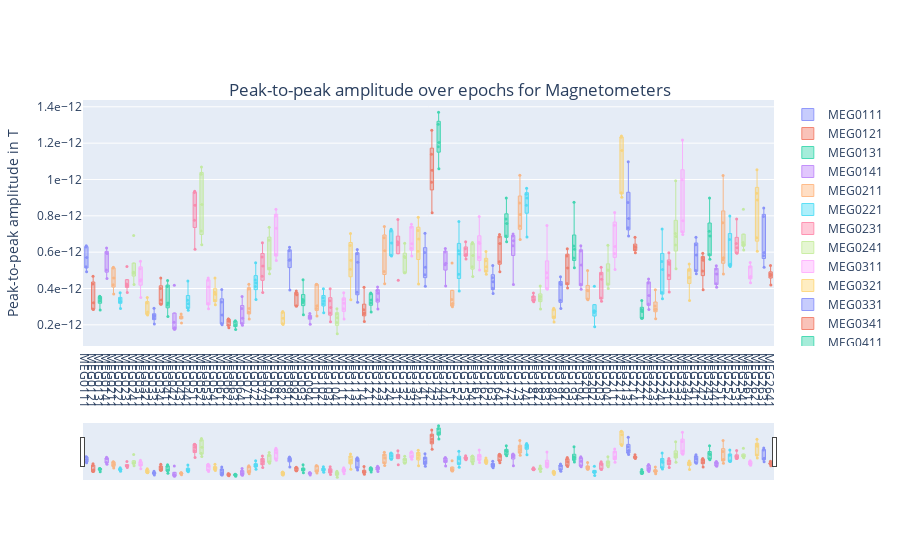

Here is the notebook cell this chart was saved with:
### Code cell
fig_m_pp_ampl_epoch, fig_path_m_pp_ampl_epoch=boxplot_std_channel_epoch_hovering_plotly(df_mg=df_pp_ampl_mags, tit='Magnetometers', sid='1')

### Figure 1 — Plotly figure (JSON) as saved in the notebook; plotly's stock layout.template omitted (floating-point values rounded to 4 significant figures)
{"data": [{"boxpoints": "all", "hovertemplate": "Epoch: %{text}<br>Amplitude: %{y: .0f}", "line": {"width": 1}, "marker": {"size": 3}, "name": "MEG0111", "opacity": 0.7, "pointpos": 0, "text": [0, 1, 2, 3, 4], "type": "box", "y": [5.707e-13, 5.198e-13, 4.922e-13, 6.36e-13, 6.287e-13]}, {"boxpoints": "all", "hovertemplate": "Epoch: %{text}<br>Amplitude: %{y: .0f}", "line": {"width": 1}, "marker": {"size": 3}, "name": "MEG0121", "opacity": 0.7, "pointpos": 0, "text": [0, 1, 2, 3, 4], "type": "box", "y": [2.848e-13, 4.253e-13, 2.869e-13, 4.671e-13, 3.214e-13]}, {"boxpoints": "all", "hovertemplate": "Epoch: %{text}<br>Amplitude: %{y: .0f}", "line": {"width": 1}, "marker": {"size": 3}, "name": "MEG0131", "opacity": 0.7, "pointpos": 0, "text": [0, 1, 2, 3, 4], "type": "box", "y": [3.548e-13, 2.813e-13, 3.313e-13, 3.569e-13, 3.453e-13]}, {"boxpoints": "all", "hovertemplate": "Epoch: %{text}<br>Amplitude: %{y: .0f}", "line": {"width": 1}, "marker": {"size": 3}, "name": "MEG0141", "opacity": 0.7, "pointpos": 0, "text": [0, 1, 2, 3, 4], "type": "box", "y": [5.98e-13, 5.931e-13, 5.015e-13, 6.23e-13, 4.549e-13]}, {"boxpoints": "all", "hovertemplate": "Epoch: %{text}<br>Amplitude: %{y: .0f}", "line": {"width": 1}, "marker": {"size": 3}, "name": "MEG0211", "opacity": 0.7, "pointpos": 0, "text": [0, 1, 2, 3, 4], "type": "box", "y": [4.581e-13, 4.205e-13, 5.124e-13, 3.696e-13, 5.174e-13]}, {"boxpoints": "all", "hovertemplate": "Epoch: %{text}<br>Amplitude: %{y: .0f}", "line": {"width": 1}, "marker": {"size": 3}, "name": "MEG0221", "opacity": 0.7, "pointpos": 0, "text": [0, 1, 2, 3, 4], "type": "box", "y": [3.277e-13, 3.426e-13, 3.77e-13, 2.903e-13, 3.283e-13]}, {"boxpoints": "all", "hovertemplate": "Epoch: %{text}<br>Amplitude: %{y: .0f}", "line": {"width": 1}, "marker": {"size": 3}, "name": "MEG0231", "opacity": 0.7, "pointpos": 0, "text": [0, 1, 2, 3, 4], "type": "box", "y": [4.152e-13, 4.185e-13, 4.247e-13, 3.786e-13, 5.205e-13]}, {"boxpoints": "all", "hovertemplate": "Epoch: %{text}<br>Amplitude: %{y: .0f}", "line": {"width": 1}, "marker": {"size": 3}, "name": "MEG0241", "opacity": 0.7, "pointpos": 0, "text": [0, 1, 2, 3, 4], "type": "box", "y": [4.861e-13, 4.214e-13, 4.839e-13, 4.892e-13, 6.921e-13]}, {"boxpoints": "all", "hovertemplate": "Epoch: %{text}<br>Amplitude: %{y: .0f}", "line": {"width": 1}, "marker": {"size": 3}, "name": "MEG0311", "opacity": 0.7, "pointpos": 0, "text": [0, 1, 2, 3, 4], "type": "box", "y": [5.502e-13, 3.503e-13, 4.408e-13, 5.087e-13, 4.485e-13]}, {"boxpoints": "all", "hovertemplate": "Epoch: %{text}<br>Amplitude: %{y: .0f}", "line": {"width": 1}, "marker": {"size": 3}, "name": "MEG0321", "opacity": 0.7, "pointpos": 0, "text": [0, 1, 2, 3, 4], "type": "box", "y": [3.505e-13, 2.598e-13, 2.536e-13, 3.206e-13, 2.702e-13]}, {"boxpoints": "all", "hovertemplate": "Epoch: %{text}<br>Amplitude: %{y: .0f}", "line": {"width": 1}, "marker": {"size": 3}, "name": "MEG0331", "opacity": 0.7, "pointpos": 0, "text": [0, 1, 2, 3, 4], "type": "box", "y": [2.909e-13, 2.368e-13, 2.047e-13, 2.508e-13, 2.502e-13]}, {"boxpoints": "all", "hovertemplate": "Epoch: %{text}<br>Amplitude: %{y: .0f}", "line": {"width": 1}, "marker": {"size": 3}, "name": "MEG0341", "opacity": 0.7, "pointpos": 0, "text": [0, 1, 2, 3, 4], "type": "box", "y": [3.368e-13, 3.149e-13, 4.006e-13, 4.576e-13, 3.139e-13]}, {"boxpoints": "all", "hovertemplate": "Epoch: %{text}<br>Amplitude: %{y: .0f}", "line": {"width": 1}, "marker": {"size": 3}, "name": "MEG0411", "opacity": 0.7, "pointpos": 0, "text": [0, 1, 2, 3, 4], "type": "box", "y": [3.202e-13, 4.106e-13, 3.097e-13, 2.454e-13, 4.445e-13]}, {"boxpoints": "all", "hovertemplate": "Epoch: %{text}<br>Amplitude: %{y: .0f}", "line": {"width": 1}, "marker": {"size": 3}, "name": "MEG0421", "opacity": 0.7, "pointpos": 0, "text": [0, 1, 2, 3, 4], "type": "box", "y": [2.139e-13, 1.76e-13, 1.835e-13, 4.175e-13, 1.767e-13]}, {"boxpoints": "all", "hovertemplate": "Epoch: %{text}<br>Amplitude: %{y: .0f}", "line": {"width": 1}, "marker": {"size": 3}, "name": "MEG0431", "opacity": 0.7, "pointpos": 0, "text": [0, 1, 2, 3, 4], "type": "box", "y": [2.437e-13, 2.437e-13, 2.406e-13, 2.104e-13, 2.592e-13]}, {"boxpoints": "all", "hovertemplate": "Epoch: %{text}<br>Amplitude: %{y: .0f}", "line": {"width": 1}, "marker": {"size": 3}, "name": "MEG0441", "opacity": 0.7, "pointpos": 0, "text": [0, 1, 2, 3, 4], "type": "box", "y": [2.945e-13, 4.407e-13, 3.16e-13, 3.351e-13, 2.8e-13]}, {"boxpoints": "all", "hovertemplate": "Epoch: %{text}<br>Amplitude: %{y: .0f}", "line": {"width": 1}, "marker": {"size": 3}, "name": "MEG0511", "opacity": 0.7, "pointpos": 0, "text": [0, 1, 2, 3, 4], "type": "box", "y": [7.755e-13, 8.588e-13, 9.353e-13, 9.285e-13, 6.166e-13]}, {"boxpoints": "all", "hovertemplate": "Epoch: %{text}<br>Amplitude: %{y: .0f}", "line": {"width": 1}, "marker": {"size": 3}, "name": "MEG0521", "opacity": 0.7, "pointpos": 0, "text": [0, 1, 2, 3, 4], "type": "box", "y": [6.413e-13, 8.621e-13, 1.069e-12, 1.029e-12, 7.161e-13]}, {"boxpoints": "all", "hovertemplate": "Epoch: %{text}<br>Amplitude: %{y: .0f}", "line": {"width": 1}, "marker": {"size": 3}, "name": "MEG0531", "opacity": 0.7, "pointpos": 0, "text": [0, 1, 2, 3, 4], "type": "box", "y": [2.88e-13, 3.172e-13, 4.089e-13, 4.577e-13, 4.45e-13]}, {"boxpoints": "all", "hovertemplate": "Epoch: %{text}<br>Amplitude: %{y: .0f}", "line": {"width": 1}, "marker": {"size": 3}, "name": "MEG0541", "opacity": 0.7, "pointpos": 0, "text": [0, 1, 2, 3, 4], "type": "box", "y": [4.572e-13, 3.112e-13, 3.795e-13, 3.68e-13, 3.335e-13]}, {"boxpoints": "all", "hovertemplate": "Epoch: %{text}<br>Amplitude: %{y: .0f}", "line": {"width": 1}, "marker": {"size": 3}, "name": "MEG0611", "opacity": 0.7, "pointpos": 0, "text": [0, 1, 2, 3, 4], "type": "box", "y": [2.545e-13, 2.006e-13, 2.077e-13, 3.262e-13, 3.938e-13]}, {"boxpoints": "all", "hovertemplate": "Epoch: %{text}<br>Amplitude: %{y: .0f}", "line": {"width": 1}, "marker": {"size": 3}, "name": "MEG0621", "opacity": 0.7, "pointpos": 0, "text": [0, 1, 2, 3, 4], "type": "box", "y": [1.971e-13, 1.841e-13, 2.315e-13, 2.317e-13, 2.197e-13]}, {"boxpoints": "all", "hovertemplate": "Epoch: %{text}<br>Amplitude: %{y: .0f}", "line": {"width": 1}, "marker": {"size": 3}, "name": "MEG0631", "opacity": 0.7, "pointpos": 0, "text": [0, 1, 2, 3, 4], "type": "box", "y": [1.953e-13, 1.742e-13, 2.188e-13, 2.001e-13, 2.226e-13]}, {"boxpoints": "all", "hovertemplate": "Epoch: %{text}<br>Amplitude: %{y: .0f}", "line": {"width": 1}, "marker": {"size": 3}, "name": "MEG0641", "opacity": 0.7, "pointpos": 0, "text": [0, 1, 2, 3, 4], "type": "box", "y": [1.975e-13, 2.071e-13, 2.368e-13, 3.56e-13, 2.895e-13]}, {"boxpoints": "all", "hovertemplate": "Epoch: %{text}<br>Amplitude: %{y: .0f}", "line": {"width": 1}, "marker": {"size": 3}, "name": "MEG0711", "opacity": 0.7, "pointpos": 0, "text": [0, 1, 2, 3, 4], "type": "box", "y": [3.979e-13, 2.324e-13, 4.239e-13, 2.691e-13, 2.906e-13]}, {"boxpoints": "all", "hovertemplate": "Epoch: %{text}<br>Amplitude: %{y: .0f}", "line": {"width": 1}, "marker": {"size": 3}, "name": "MEG0721", "opacity": 0.7, "pointpos": 0, "text": [0, 1, 2, 3, 4], "type": "box", "y": [5.413e-13, 4.474e-13, 4.116e-13, 4.305e-13, 3.4e-13]}, {"boxpoints": "all", "hovertemplate": "Epoch: %{text}<br>Amplitude: %{y: .0f}", "line": {"width": 1}, "marker": {"size": 3}, "name": "MEG0731", "opacity": 0.7, "pointpos": 0, "text": [0, 1, 2, 3, 4], "type": "box", "y": [4.672e-13, 3.782e-13, 5.234e-13, 5.732e-13, 6.516e-13]}, {"boxpoints": "all", "hovertemplate": "Epoch: %{text}<br>Amplitude: %{y: .0f}", "line": {"width": 1}, "marker": {"size": 3}, "name": "MEG0741", "opacity": 0.7, "pointpos": 0, "text": [0, 1, 2, 3, 4], "type": "box", "y": [4.809e-13, 6.65e-13, 5.112e-13, 5.097e-13, 7.369e-13]}, {"boxpoints": "all", "hovertemplate": "Epoch: %{text}<br>Amplitude: %{y: .0f}", "line": {"width": 1}, "marker": {"size": 3}, "name": "MEG0811", "opacity": 0.7, "pointpos": 0, "text": [0, 1, 2, 3, 4], "type": "box", "y": [7.31e-13, 5.541e-13, 7.99e-13, 8.368e-13, 5.867e-13]}, {"boxpoints": "all", "hovertemplate": "Epoch: %{text}<br>Amplitude: %{y: .0f}", "line": {"width": 1}, "marker": {"size": 3}, "name": "MEG0821", "opacity": 0.7, "pointpos": 0, "text": [0, 1, 2, 3, 4], "type": "box", "y": [2.368e-13, 2.015e-13, 2.686e-13, 2.736e-13, 2.062e-13]}, {"boxpoints": "all", "hovertemplate": "Epoch: %{text}<br>Amplitude: %{y: .0f}", "line": {"width": 1}, "marker": {"size": 3}, "name": "MEG0911", "opacity": 0.7, "pointpos": 0, "text": [0, 1, 2, 3, 4], "type": "box", "y": [5.56e-13, 3.917e-13, 6.275e-13, 6.08e-13, 5.58e-13]}, {"boxpoints": "all", "hovertemplate": "Epoch: %{text}<br>Amplitude: %{y: .0f}", "line": {"width": 1}, "marker": {"size": 3}, "name": "MEG0921", "opacity": 0.7, "pointpos": 0, "text": [0, 1, 2, 3, 4], "type": "box", "y": [3.043e-13, 3.039e-13, 3.756e-13, 3.856e-13, 3.661e-13]}, {"boxpoints": "all", "hovertemplate": "Epoch: %{text}<br>Amplitude: %{y: .0f}", "line": {"width": 1}, "marker": {"size": 3}, "name": "MEG0931", "opacity": 0.7, "pointpos": 0, "text": [0, 1, 2, 3, 4], "type": "box", "y": [3.396e-13, 2.558e-13, 4.481e-13, 3.223e-13, 3.323e-13]}, {"boxpoints": "all", "hovertemplate": "Epoch: %{text}<br>Amplitude: %{y: .0f}", "line": {"width": 1}, "marker": {"size": 3}, "name": "MEG0941", "opacity": 0.7, "pointpos": 0, "text": [0, 1, 2, 3, 4], "type": "box", "y": [2.405e-13, 2.035e-13, 2.482e-13, 2.629e-13, 2.402e-13]}, {"boxpoints": "all", "hovertemplate": "Epoch: %{text}<br>Amplitude: %{y: .0f}", "line": {"width": 1}, "marker": {"size": 3}, "name": "MEG1011", "opacity": 0.7, "pointpos": 0, "text": [0, 1, 2, 3, 4], "type": "box", "y": [2.898e-13, 2.48e-13, 3.049e-13, 4.23e-13, 4.227e-13]}, {"boxpoints": "all", "hovertemplate": "Epoch: %{text}<br>Amplitude: %{y: .0f}", "line": {"width": 1}, "marker": {"size": 3}, "name": "MEG1021", "opacity": 0.7, "pointpos": 0, "text": [0, 1, 2, 3, 4], "type": "box", "y": [3.163e-13, 2.668e-13, 3.985e-13, 3.314e-13, 3.494e-13]}, {"boxpoints": "all", "hovertemplate": "Epoch: %{text}<br>Amplitude: %{y: .0f}", "line": {"width": 1}, "marker": {"size": 3}, "name": "MEG1031", "opacity": 0.7, "pointpos": 0, "text": [0, 1, 2, 3, 4], "type": "box", "y": [3.989e-13, 2.165e-13, 2.656e-13, 3.33e-13, 2.961e-13]}, {"boxpoints": "all", "hovertemplate": "Epoch: %{text}<br>Amplitude: %{y: .0f}", "line": {"width": 1}, "marker": {"size": 3}, "name": "MEG1041", "opacity": 0.7, "pointpos": 0, "text": [0, 1, 2, 3, 4], "type": "box", "y": [2.886e-13, 2.596e-13, 1.512e-13, 2.393e-13, 2.126e-13]}, {"boxpoints": "all", "hovertemplate": "Epoch: %{text}<br>Amplitude: %{y: .0f}", "line": {"width": 1}, "marker": {"size": 3}, "name": "MEG1111", "opacity": 0.7, "pointpos": 0, "text": [0, 1, 2, 3, 4], "type": "box", "y": [3.194e-13, 2.321e-13, 3.389e-13, 3.772e-13, 2.883e-13]}, {"boxpoints": "all", "hovertemplate": "Epoch: %{text}<br>Amplitude: %{y: .0f}", "line": {"width": 1}, "marker": {"size": 3}, "name": "MEG1121", "opacity": 0.7, "pointpos": 0, "text": [0, 1, 2, 3, 4], "type": "box", "y": [5.066e-13, 3.38e-13, 7.034e-13, 6.364e-13, 5.554e-13]}, {"boxpoints": "all", "hovertemplate": "Epoch: %{text}<br>Amplitude: %{y: .0f}", "line": {"width": 1}, "marker": {"size": 3}, "name": "MEG1131", "opacity": 0.7, "pointpos": 0, "text": [0, 1, 2, 3, 4], "type": "box", "y": [3.795e-13, 3.238e-13, 6.14e-13, 5.912e-13, 5.449e-13]}, {"boxpoints": "all", "hovertemplate": "Epoch: %{text}<br>Amplitude: %{y: .0f}", "line": {"width": 1}, "marker": {"size": 3}, "name": "MEG1141", "opacity": 0.7, "pointpos": 0, "text": [0, 1, 2, 3, 4], "type": "box", "y": [2.18e-13, 2.647e-13, 2.6e-13, 4.063e-13, 2.828e-13]}, {"boxpoints": "all", "hovertemplate": "Epoch: %{text}<br>Amplitude: %{y: .0f}", "line": {"width": 1}, "marker": {"size": 3}, "name": "MEG1211", "opacity": 0.7, "pointpos": 0, "text": [0, 1, 2, 3, 4], "type": "box", "y": [2.707e-13, 3.373e-13, 3.199e-13, 3.749e-13, 3.708e-13]}, {"boxpoints": "all", "hovertemplate": "Epoch: %{text}<br>Amplitude: %{y: .0f}", "line": {"width": 1}, "marker": {"size": 3}, "name": "MEG1221", "opacity": 0.7, "pointpos": 0, "text": [0, 1, 2, 3, 4], "type": "box", "y": [3.379e-13, 2.877e-13, 3.734e-13, 3.891e-13, 4.079e-13]}, {"boxpoints": "all", "hovertemplate": "Epoch: %{text}<br>Amplitude: %{y: .0f}", "line": {"width": 1}, "marker": {"size": 3}, "name": "MEG1231", "opacity": 0.7, "pointpos": 0, "text": [0, 1, 2, 3, 4], "type": "box", "y": [4.94e-13, 4.26e-13, 6.794e-13, 7.408e-13, 6.074e-13]}, {"boxpoints": "all", "hovertemplate": "Epoch: %{text}<br>Amplitude: %{y: .0f}", "line": {"width": 1}, "marker": {"size": 3}, "name": "MEG1241", "opacity": 0.7, "pointpos": 0, "text": [0, 1, 2, 3, 4], "type": "box", "y": [6.507e-13, 5.825e-13, 7.166e-13, 7.256e-13, 5.79e-13]}, {"boxpoints": "all", "hovertemplate": "Epoch: %{text}<br>Amplitude: %{y: .0f}", "line": {"width": 1}, "marker": {"size": 3}, "name": "MEG1311", "opacity": 0.7, "pointpos": 0, "text": [0, 1, 2, 3, 4], "type": "box", "y": [6.516e-13, 4.457e-13, 7.799e-13, 6.402e-13, 6.576e-13]}, {"boxpoints": "all", "hovertemplate": "Epoch: %{text}<br>Amplitude: %{y: .0f}", "line": {"width": 1}, "marker": {"size": 3}, "name": "MEG1321", "opacity": 0.7, "pointpos": 0, "text": [0, 1, 2, 3, 4], "type": "box", "y": [5.763e-13, 4.87e-13, 4.869e-13, 6.485e-13, 5.706e-13]}, {"boxpoints": "all", "hovertemplate": "Epoch: %{text}<br>Amplitude: %{y: .0f}", "line": {"width": 1}, "marker": {"size": 3}, "name": "MEG1331", "opacity": 0.7, "pointpos": 0, "text": [0, 1, 2, 3, 4], "type": "box", "y": [7.375e-13, 6.21e-13, 5.791e-13, 6.465e-13, 7.53e-13]}, {"boxpoints": "all", "hovertemplate": "Epoch: %{text}<br>Amplitude: %{y: .0f}", "line": {"width": 1}, "marker": {"size": 3}, "name": "MEG1341", "opacity": 0.7, "pointpos": 0, "text": [0, 1, 2, 3, 4], "type": "box", "y": [6.723e-13, 4.244e-13, 7.19e-13, 7.926e-13, 6.048e-13]}, {"boxpoints": "all", "hovertemplate": "Epoch: %{text}<br>Amplitude: %{y: .0f}", "line": {"width": 1}, "marker": {"size": 3}, "name": "MEG1411", "opacity": 0.7, "pointpos": 0, "text": [0, 1, 2, 3, 4], "type": "box", "y": [5.981e-13, 4.121e-13, 4.755e-13, 7.044e-13, 5.165e-13]}, {"boxpoints": "all", "hovertemplate": "Epoch: %{text}<br>Amplitude: %{y: .0f}", "line": {"width": 1}, "marker": {"size": 3}, "name": "MEG1421", "opacity": 0.7, "pointpos": 0, "text": [0, 1, 2, 3, 4], "type": "box", "y": [9.847e-13, 1.272e-12, 1.051e-12, 1.139e-12, 8.164e-13]}, {"boxpoints": "all", "hovertemplate": "Epoch: %{text}<br>Amplitude: %{y: .0f}", "line": {"width": 1}, "marker": {"size": 3}, "name": "MEG1431", "opacity": 0.7, "pointpos": 0, "text": [0, 1, 2, 3, 4], "type": "box", "y": [1.304e-12, 1.37e-12, 1.06e-12, 1.204e-12, 1.181e-12]}, {"boxpoints": "all", "hovertemplate": "Epoch: %{text}<br>Amplitude: %{y: .0f}", "line": {"width": 1}, "marker": {"size": 3}, "name": "MEG1441", "opacity": 0.7, "pointpos": 0, "text": [0, 1, 2, 3, 4], "type": "box", "y": [6.202e-13, 6.007e-13, 4.141e-13, 5.304e-13, 5.384e-13]}, {"boxpoints": "all", "hovertemplate": "Epoch: %{text}<br>Amplitude: %{y: .0f}", "line": {"width": 1}, "marker": {"size": 3}, "name": "MEG1511", "opacity": 0.7, "pointpos": 0, "text": [0, 1, 2, 3, 4], "type": "box", "y": [3.397e-13, 2.994e-13, 3.171e-13, 3.062e-13, 5.4e-13]}, {"boxpoints": "all", "hovertemplate": "Epoch: %{text}<br>Amplitude: %{y: .0f}", "line": {"width": 1}, "marker": {"size": 3}, "name": "MEG1521", "opacity": 0.7, "pointpos": 0, "text": [0, 1, 2, 3, 4], "type": "box", "y": [4.78e-13, 3.856e-13, 6.081e-13, 5.898e-13, 7.682e-13]}, {"boxpoints": "all", "hovertemplate": "Epoch: %{text}<br>Amplitude: %{y: .0f}", "line": {"width": 1}, "marker": {"size": 3}, "name": "MEG1531", "opacity": 0.7, "pointpos": 0, "text": [0, 1, 2, 3, 4], "type": "box", "y": [5.869e-13, 6.575e-13, 5.626e-13, 6.192e-13, 5.829e-13]}, {"boxpoints": "all", "hovertemplate": "Epoch: %{text}<br>Amplitude: %{y: .0f}", "line": {"width": 1}, "marker": {"size": 3}, "name": "MEG1541", "opacity": 0.7, "pointpos": 0, "text": [0, 1, 2, 3, 4], "type": "box", "y": [5.2e-13, 5.813e-13, 4.667e-13, 6.528e-13, 6.468e-13]}, {"boxpoints": "all", "hovertemplate": "Epoch: %{text}<br>Amplitude: %{y: .0f}", "line": {"width": 1}, "marker": {"size": 3}, "name": "MEG1611", "opacity": 0.7, "pointpos": 0, "text": [0, 1, 2, 3, 4], "type": "box", "y": [5.02e-13, 5.719e-13, 6.548e-13, 6.48e-13, 7.968e-13]}, {"boxpoints": "all", "hovertemplate": "Epoch: %{text}<br>Amplitude: %{y: .0f}", "line": {"width": 1}, "marker": {"size": 3}, "name": "MEG1621", "opacity": 0.7, "pointpos": 0, "text": [0, 1, 2, 3, 4], "type": "box", "y": [5.534e-13, 6.038e-13, 4.781e-13, 5.196e-13, 4.957e-13]}, {"boxpoints": "all", "hovertemplate": "Epoch: %{text}<br>Amplitude: %{y: .0f}", "line": {"width": 1}, "marker": {"size": 3}, "name": "MEG1631", "opacity": 0.7, "pointpos": 0, "text": [0, 1, 2, 3, 4], "type": "box", "y": [4.368e-13, 4.588e-13, 4.019e-13, 5.271e-13, 3.72e-13]}, {"boxpoints": "all", "hovertemplate": "Epoch: %{text}<br>Amplitude: %{y: .0f}", "line": {"width": 1}, "marker": {"size": 3}, "name": "MEG1641", "opacity": 0.7, "pointpos": 0, "text": [0, 1, 2, 3, 4], "type": "box", "y": [4.924e-13, 5.476e-13, 6.473e-13, 6.978e-13, 6.842e-13]}, {"boxpoints": "all", "hovertemplate": "Epoch: %{text}<br>Amplitude: %{y: .0f}", "line": {"width": 1}, "marker": {"size": 3}, "name": "MEG1711", "opacity": 0.7, "pointpos": 0, "text": [0, 1, 2, 3, 4], "type": "box", "y": [6.569e-13, 8.977e-13, 7.822e-13, 7.582e-13, 6.896e-13]}, {"boxpoints": "all", "hovertemplate": "Epoch: %{text}<br>Amplitude: %{y: .0f}", "line": {"width": 1}, "marker": {"size": 3}, "name": "MEG1721", "opacity": 0.7, "pointpos": 0, "text": [0, 1, 2, 3, 4], "type": "box", "y": [6.633e-13, 4.222e-13, 7.004e-13, 6.889e-13, 6.35e-13]}, {"boxpoints": "all", "hovertemplate": "Epoch: %{text}<br>Amplitude: %{y: .0f}", "line": {"width": 1}, "marker": {"size": 3}, "name": "MEG1731", "opacity": 0.7, "pointpos": 0, "text": [0, 1, 2, 3, 4], "type": "box", "y": [1.024e-12, 6.698e-13, 8.711e-13, 8.067e-13, 7.446e-13]}, {"boxpoints": "all", "hovertemplate": "Epoch: %{text}<br>Amplitude: %{y: .0f}", "line": {"width": 1}, "marker": {"size": 3}, "name": "MEG1741", "opacity": 0.7, "pointpos": 0, "text": [0, 1, 2, 3, 4], "type": "box", "y": [9.193e-13, 9.518e-13, 8.582e-13, 8.977e-13, 6.836e-13]}, {"boxpoints": "all", "hovertemplate": "Epoch: %{text}<br>Amplitude: %{y: .0f}", "line": {"width": 1}, "marker": {"size": 3}, "name": "MEG1811", "opacity": 0.7, "pointpos": 0, "text": [0, 1, 2, 3, 4], "type": "box", "y": [3.321e-13, 3.38e-13, 3.532e-13, 3.747e-13, 3.275e-13]}, {"boxpoints": "all", "hovertemplate": "Epoch: %{text}<br>Amplitude: %{y: .0f}", "line": {"width": 1}, "marker": {"size": 3}, "name": "MEG1821", "opacity": 0.7, "pointpos": 0, "text": [0, 1, 2, 3, 4], "type": "box", "y": [3.558e-13, 2.873e-13, 4.137e-13, 3.41e-13, 3.552e-13]}, {"boxpoints": "all", "hovertemplate": "Epoch: %{text}<br>Amplitude: %{y: .0f}", "line": {"width": 1}, "marker": {"size": 3}, "name": "MEG1831", "opacity": 0.7, "pointpos": 0, "text": [0, 1, 2, 3, 4], "type": "box", "y": [4.004e-13, 3.952e-13, 4.585e-13, 4.869e-13, 7.471e-13]}, {"boxpoints": "all", "hovertemplate": "Epoch: %{text}<br>Amplitude: %{y: .0f}", "line": {"width": 1}, "marker": {"size": 3}, "name": "MEG1841", "opacity": 0.7, "pointpos": 0, "text": [0, 1, 2, 3, 4], "type": "box", "y": [2.909e-13, 2.429e-13, 2.438e-13, 2.155e-13, 2.836e-13]}, {"boxpoints": "all", "hovertemplate": "Epoch: %{text}<br>Amplitude: %{y: .0f}", "line": {"width": 1}, "marker": {"size": 3}, "name": "MEG1911", "opacity": 0.7, "pointpos": 0, "text": [0, 1, 2, 3, 4], "type": "box", "y": [4.224e-13, 2.897e-13, 3.35e-13, 4.646e-13, 4.301e-13]}, {"boxpoints": "all", "hovertemplate": "Epoch: %{text}<br>Amplitude: %{y: .0f}", "line": {"width": 1}, "marker": {"size": 3}, "name": "MEG1921", "opacity": 0.7, "pointpos": 0, "text": [0, 1, 2, 3, 4], "type": "box", "y": [4.023e-13, 4.275e-13, 5.133e-13, 6.182e-13, 5.788e-13]}, {"boxpoints": "all", "hovertemplate": "Epoch: %{text}<br>Amplitude: %{y: .0f}", "line": {"width": 1}, "marker": {"size": 3}, "name": "MEG1931", "opacity": 0.7, "pointpos": 0, "text": [0, 1, 2, 3, 4], "type": "box", "y": [6.157e-13, 5.137e-13, 5.678e-13, 6.344e-13, 8.75e-13]}, {"boxpoints": "all", "hovertemplate": "Epoch: %{text}<br>Amplitude: %{y: .0f}", "line": {"width": 1}, "marker": {"size": 3}, "name": "MEG1941", "opacity": 0.7, "pointpos": 0, "text": [0, 1, 2, 3, 4], "type": "box", "y": [5.29e-13, 3.957e-13, 4.229e-13, 6.059e-13, 6.348e-13]}, {"boxpoints": "all", "hovertemplate": "Epoch: %{text}<br>Amplitude: %{y: .0f}", "line": {"width": 1}, "marker": {"size": 3}, "name": "MEG2011", "opacity": 0.7, "pointpos": 0, "text": [0, 1, 2, 3, 4], "type": "box", "y": [3.423e-13, 3.898e-13, 3.376e-13, 4.988e-13, 3.874e-13]}, {"boxpoints": "all", "hovertemplate": "Epoch: %{text}<br>Amplitude: %{y: .0f}", "line": {"width": 1}, "marker": {"size": 3}, "name": "MEG2021", "opacity": 0.7, "pointpos": 0, "text": [0, 1, 2, 3, 4], "type": "box", "y": [2.747e-13, 1.9e-13, 2.774e-13, 4.122e-13, 2.678e-13]}, {"boxpoints": "all", "hovertemplate": "Epoch: %{text}<br>Amplitude: %{y: .0f}", "line": {"width": 1}, "marker": {"size": 3}, "name": "MEG2031", "opacity": 0.7, "pointpos": 0, "text": [0, 1, 2, 3, 4], "type": "box", "y": [5.169e-13, 4.509e-13, 3.302e-13, 3.471e-13, 4.792e-13]}, {"boxpoints": "all", "hovertemplate": "Epoch: %{text}<br>Amplitude: %{y: .0f}", "line": {"width": 1}, "marker": {"size": 3}, "name": "MEG2041", "opacity": 0.7, "pointpos": 0, "text": [0, 1, 2, 3, 4], "type": "box", "y": [4.998e-13, 4.255e-13, 3.997e-13, 6.387e-13, 5.014e-13]}, {"boxpoints": "all", "hovertemplate": "Epoch: %{text}<br>Amplitude: %{y: .0f}", "line": {"width": 1}, "marker": {"size": 3}, "name": "MEG2111", "opacity": 0.7, "pointpos": 0, "text": [0, 1, 2, 3, 4], "type": "box", "y": [8.182e-13, 5.932e-13, 6.306e-13, 5.045e-13, 7.482e-13]}, {"boxpoints": "all", "hovertemplate": "Epoch: %{text}<br>Amplitude: %{y: .0f}", "line": {"width": 1}, "marker": {"size": 3}, "name": "MEG2121", "opacity": 0.7, "pointpos": 0, "text": [0, 1, 2, 3, 4], "type": "box", "y": [9.265e-13, 1.159e-12, 9.016e-13, 1.233e-12, 1.239e-12]}, {"boxpoints": "all", "hovertemplate": "Epoch: %{text}<br>Amplitude: %{y: .0f}", "line": {"width": 1}, "marker": {"size": 3}, "name": "MEG2131", "opacity": 0.7, "pointpos": 0, "text": [0, 1, 2, 3, 4], "type": "box", "y": [7.339e-13, 7.854e-13, 8.736e-13, 1.098e-12, 6.885e-13]}, {"boxpoints": "all", "hovertemplate": "Epoch: %{text}<br>Amplitude: %{y: .0f}", "line": {"width": 1}, "marker": {"size": 3}, "name": "MEG2141", "opacity": 0.7, "pointpos": 0, "text": [0, 1, 2, 3, 4], "type": "box", "y": [6.821e-13, 6.265e-13, 6.128e-13, 6.315e-13, 5.967e-13]}, {"boxpoints": "all", "hovertemplate": "Epoch: %{text}<br>Amplitude: %{y: .0f}", "line": {"width": 1}, "marker": {"size": 3}, "name": "MEG2211", "opacity": 0.7, "pointpos": 0, "text": [0, 1, 2, 3, 4], "type": "box", "y": [2.841e-13, 2.363e-13, 2.368e-13, 2.734e-13, 3.336e-13]}, {"boxpoints": "all", "hovertemplate": "Epoch: %{text}<br>Amplitude: %{y: .0f}", "line": {"width": 1}, "marker": {"size": 3}, "name": "MEG2221", "opacity": 0.7, "pointpos": 0, "text": [0, 1, 2, 3, 4], "type": "box", "y": [2.846e-13, 3.149e-13, 4.53e-13, 3.611e-13, 4.308e-13]}, {"boxpoints": "all", "hovertemplate": "Epoch: %{text}<br>Amplitude: %{y: .0f}", "line": {"width": 1}, "marker": {"size": 3}, "name": "MEG2231", "opacity": 0.7, "pointpos": 0, "text": [0, 1, 2, 3, 4], "type": "box", "y": [3.932e-13, 2.331e-13, 2.862e-13, 3.032e-13, 2.85e-13]}, {"boxpoints": "all", "hovertemplate": "Epoch: %{text}<br>Amplitude: %{y: .0f}", "line": {"width": 1}, "marker": {"size": 3}, "name": "MEG2241", "opacity": 0.7, "pointpos": 0, "text": [0, 1, 2, 3, 4], "type": "box", "y": [3.44e-13, 3.775e-13, 5.484e-13, 5.04e-13, 7.271e-13]}, {"boxpoints": "all", "hovertemplate": "Epoch: %{text}<br>Amplitude: %{y: .0f}", "line": {"width": 1}, "marker": {"size": 3}, "name": "MEG2311", "opacity": 0.7, "pointpos": 0, "text": [0, 1, 2, 3, 4], "type": "box", "y": [5.965e-13, 3.803e-13, 5.441e-13, 5.338e-13, 4.723e-13]}, {"boxpoints": "all", "hovertemplate": "Epoch: %{text}<br>Amplitude: %{y: .0f}", "line": {"width": 1}, "marker": {"size": 3}, "name": "MEG2321", "opacity": 0.7, "pointpos": 0, "text": [0, 1, 2, 3, 4], "type": "box", "y": [9.925e-13, 5.08e-13, 6.389e-13, 6.864e-13, 7.027e-13]}, {"boxpoints": "all", "hovertemplate": "Epoch: %{text}<br>Amplitude: %{y: .0f}", "line": {"width": 1}, "marker": {"size": 3}, "name": "MEG2331", "opacity": 0.7, "pointpos": 0, "text": [0, 1, 2, 3, 4], "type": "box", "y": [9.99e-13, 6.977e-13, 7.726e-13, 7.118e-13, 1.218e-12]}, {"boxpoints": "all", "hovertemplate": "Epoch: %{text}<br>Amplitude: %{y: .0f}", "line": {"width": 1}, "marker": {"size": 3}, "name": "MEG2341", "opacity": 0.7, "pointpos": 0, "text": [0, 1, 2, 3, 4], "type": "box", "y": [4.998e-13, 3.339e-13, 4.59e-13, 4.603e-13, 5.342e-13]}, {"boxpoints": "all", "hovertemplate": "Epoch: %{text}<br>Amplitude: %{y: .0f}", "line": {"width": 1}, "marker": {"size": 3}, "name": "MEG2411", "opacity": 0.7, "pointpos": 0, "text": [0, 1, 2, 3, 4], "type": "box", "y": [5.843e-13, 4.811e-13, 4.989e-13, 6.402e-13, 6.818e-13]}, {"boxpoints": "all", "hovertemplate": "Epoch: %{text}<br>Amplitude: %{y: .0f}", "line": {"width": 1}, "marker": {"size": 3}, "name": "MEG2421", "opacity": 0.7, "pointpos": 0, "text": [0, 1, 2, 3, 4], "type": "box", "y": [5.697e-13, 4.965e-13, 3.938e-13, 5.56e-13, 5.934e-13]}, {"boxpoints": "all", "hovertemplate": "Epoch: %{text}<br>Amplitude: %{y: .0f}", "line": {"width": 1}, "marker": {"size": 3}, "name": "MEG2431", "opacity": 0.7, "pointpos": 0, "text": [0, 1, 2, 3, 4], "type": "box", "y": [8.975e-13, 5.616e-13, 5.867e-13, 7.148e-13, 6.894e-13]}, {"boxpoints": "all", "hovertemplate": "Epoch: %{text}<br>Amplitude: %{y: .0f}", "line": {"width": 1}, "marker": {"size": 3}, "name": "MEG2441", "opacity": 0.7, "pointpos": 0, "text": [0, 1, 2, 3, 4], "type": "box", "y": [5.067e-13, 4.266e-13, 4.076e-13, 4.803e-13, 5.246e-13]}, {"boxpoints": "all", "hovertemplate": "Epoch: %{text}<br>Amplitude: %{y: .0f}", "line": {"width": 1}, "marker": {"size": 3}, "name": "MEG2511", "opacity": 0.7, "pointpos": 0, "text": [0, 1, 2, 3, 4], "type": "box", "y": [1.022e-12, 4.792e-13, 5.698e-13, 5.586e-13, 7.619e-13]}, {"boxpoints": "all", "hovertemplate": "Epoch: %{text}<br>Amplitude: %{y: .0f}", "line": {"width": 1}, "marker": {"size": 3}, "name": "MEG2521", "opacity": 0.7, "pointpos": 0, "text": [0, 1, 2, 3, 4], "type": "box", "y": [7.99e-13, 5.267e-13, 5.336e-13, 5.215e-13, 6.703e-13]}, {"boxpoints": "all", "hovertemplate": "Epoch: %{text}<br>Amplitude: %{y: .0f}", "line": {"width": 1}, "marker": {"size": 3}, "name": "MEG2531", "opacity": 0.7, "pointpos": 0, "text": [0, 1, 2, 3, 4], "type": "box", "y": [5.97e-13, 6.246e-13, 5.935e-13, 7.829e-13, 6.476e-13]}, {"boxpoints": "all", "hovertemplate": "Epoch: %{text}<br>Amplitude: %{y: .0f}", "line": {"width": 1}, "marker": {"size": 3}, "name": "MEG2541", "opacity": 0.7, "pointpos": 0, "text": [0, 1, 2, 3, 4], "type": "box", "y": [6.122e-13, 6.397e-13, 6.533e-13, 8.365e-13, 6.421e-13]}, {"boxpoints": "all", "hovertemplate": "Epoch: %{text}<br>Amplitude: %{y: .0f}", "line": {"width": 1}, "marker": {"size": 3}, "name": "MEG2611", "opacity": 0.7, "pointpos": 0, "text": [0, 1, 2, 3, 4], "type": "box", "y": [5.428e-13, 5.177e-13, 4.312e-13, 4.599e-13, 4.665e-13]}, {"boxpoints": "all", "hovertemplate": "Epoch: %{text}<br>Amplitude: %{y: .0f}", "line": {"width": 1}, "marker": {"size": 3}, "name": "MEG2621", "opacity": 0.7, "pointpos": 0, "text": [0, 1, 2, 3, 4], "type": "box", "y": [1.054e-12, 6.79e-13, 6.054e-13, 9.24e-13, 8.877e-13]}, {"boxpoints": "all", "hovertemplate": "Epoch: %{text}<br>Amplitude: %{y: .0f}", "line": {"width": 1}, "marker": {"size": 3}, "name": "MEG2631", "opacity": 0.7, "pointpos": 0, "text": [0, 1, 2, 3, 4], "type": "box", "y": [5.806e-13, 5.977e-13, 5.176e-13, 7.961e-13, 8.43e-13]}, {"boxpoints": "all", "hovertemplate": "Epoch: %{text}<br>Amplitude: %{y: .0f}", "line": {"width": 1}, "marker": {"size": 3}, "name": "MEG2641", "opacity": 0.7, "pointpos": 0, "text": [0, 1, 2, 3, 4], "type": "box", "y": [5.263e-13, 4.199e-13, 4.753e-13, 4.801e-13, 4.7e-13]}], "layout": {"title": {"text": "Peak-to-peak amplitude over epochs for Magnetometers", "x": 0.5, "xanchor": "center", "y": 0.85, "yanchor": "top"}, "xaxis": {"rangeslider": {"visible": true}, "tickmode": "array", "ticktext": ["MEG0111", "MEG0121", "MEG0131", "MEG0141", "MEG0211", "MEG0221", "MEG0231", "MEG0241", "MEG0311", "MEG0321", "MEG0331", "MEG0341", "MEG0411", "MEG0421", "MEG0431", "MEG0441", "MEG0511", "MEG0521", "MEG0531", "MEG0541", "MEG0611", "MEG0621", "MEG0631", "MEG0641", "MEG0711", "MEG0721", "MEG0731", "MEG0741", "MEG0811", "MEG0821", "MEG0911", "MEG0921", "MEG0931", "MEG0941", "MEG1011", "MEG1021", "MEG1031", "MEG1041", "MEG1111", "MEG1121", "MEG1131", "MEG1141", "MEG1211", "MEG1221", "MEG1231", "MEG1241", "MEG1311", "MEG1321", "MEG1331", "MEG1341", "MEG1411", "MEG1421", "MEG1431", "MEG1441", "MEG1511", "MEG1521", "MEG1531", "MEG1541", "MEG1611", "MEG1621", "MEG1631", "MEG1641", "MEG1711", "MEG1721", "MEG1731", "MEG1741", "MEG1811", "MEG1821", "MEG1831", "MEG1841", "MEG1911", "MEG1921", "MEG1931", "MEG1941", "MEG2011", "MEG2021", "MEG2031", "MEG2041", "MEG2111", "MEG2121", "MEG2131", "MEG2141", "MEG2211", "MEG2221", "MEG2231", "MEG2241", "MEG2311", "MEG2321", "MEG2331", "MEG2341", "MEG2411", "MEG2421", "MEG2431", "MEG2441", "MEG2511", "MEG2521", "MEG2531", "MEG2541", "MEG2611", "MEG2621", "MEG2631", "MEG2641"], "tickvals": [0, 1, 2, 3, 4, 5, 6, 7, 8, 9, 10, 11, 12, 13, 14, 15, 16, 17, 18, 19, 20, 21, 22, 23, 24, 25, 26, 27, 28, 29, 30, 31, 32, 33, 34, 35, 36, 37, 38, 39, 40, 41, 42, 43, 44, 45, 46, 47, 48, 49, 50, 51, 52, 53, 54, 55, 56, 57, 58, 59, 60, 61, 62, 63, 64, 65, 66, 67, 68, 69, 70, 71, 72, 73, 74, 75, 76, 77, 78, 79, 80, 81, 82, 83, 84, 85, 86, 87, 88, 89, 90, 91, 92, 93, 94, 95, 96, 97, 98, 99, 100, 101]}, "yaxis": {"exponentformat": "e", "showexponent": "all", "title": {"text": "Peak-to-peak amplitude in T"}}}}
